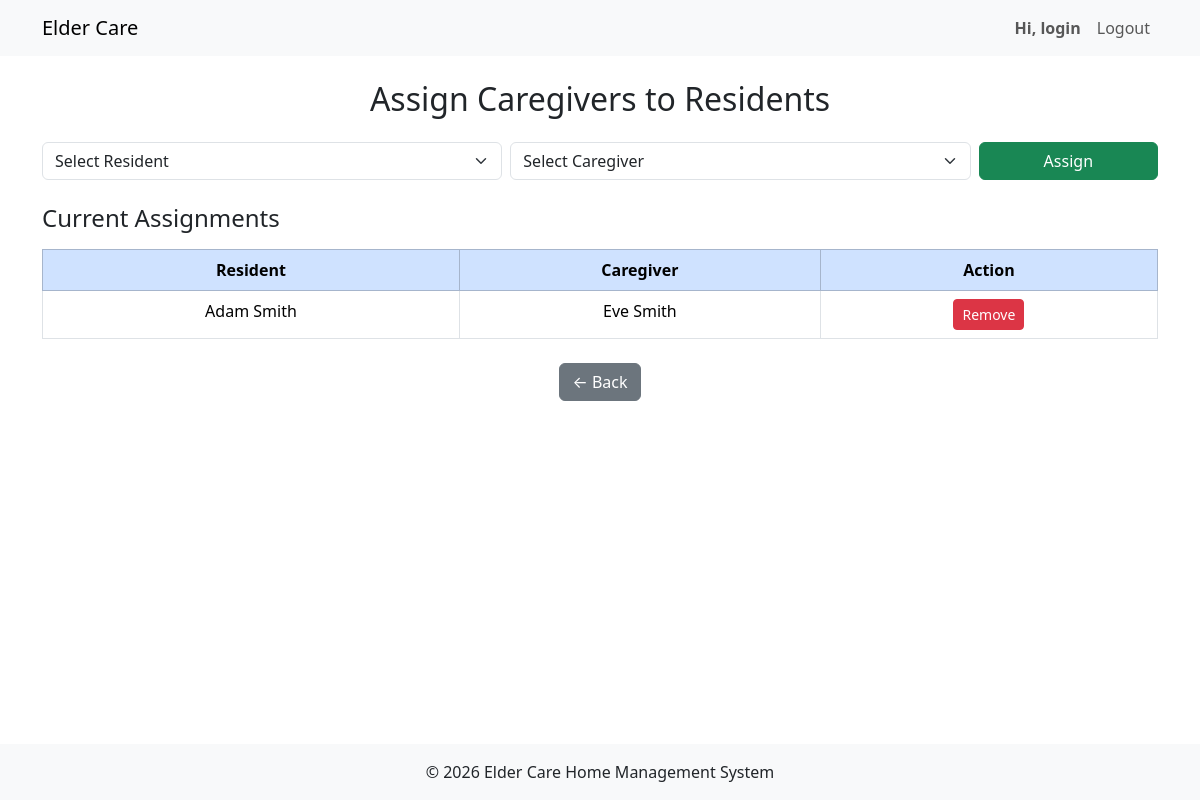
/admin/assign_caregivers.php (signed in), run on an earlier commit of the app's database.
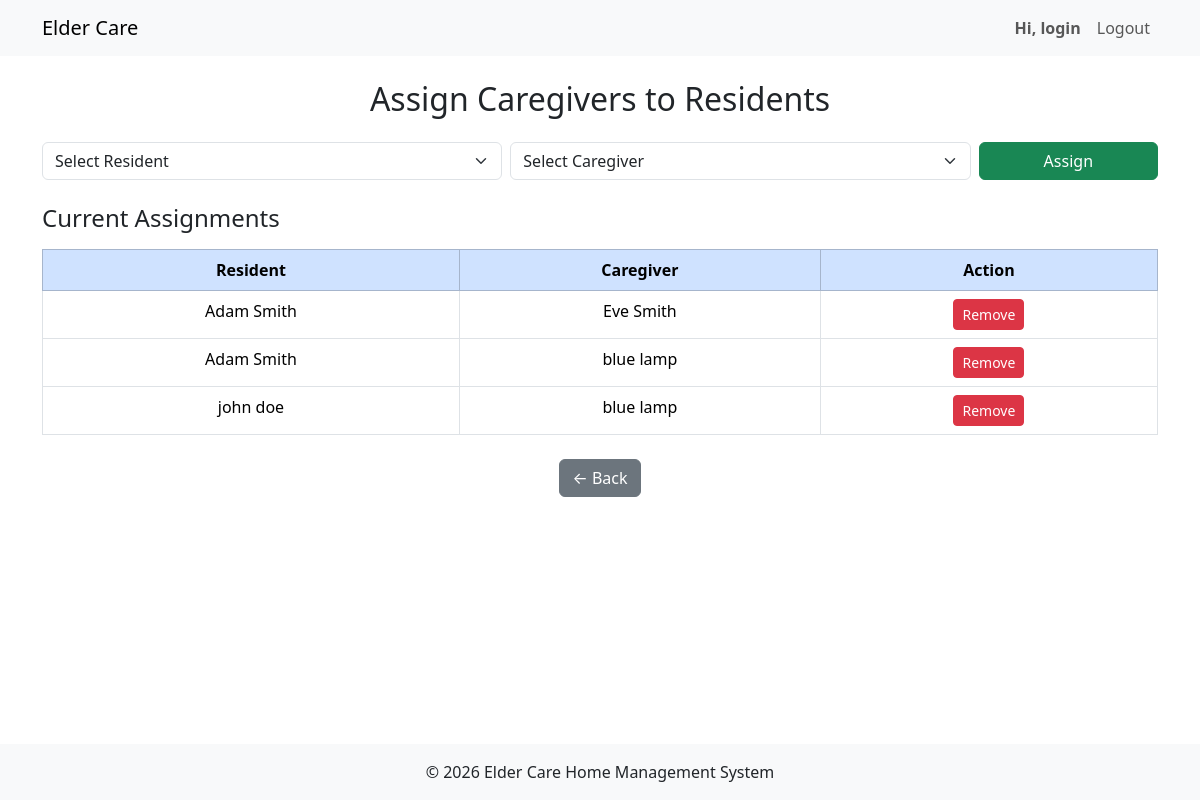
And on a later commit of the database.
### tables this page shows
CREATE TABLE `assignment` (
  `assignmentID` int(10) UNSIGNED NOT NULL,
  `residentSIN` int(10) UNSIGNED NOT NULL,
  `empID` int(10) UNSIGNED NOT NULL
);

CREATE TABLE `resident` (
  `residentSIN` varchar(9) NOT NULL,
  `user_id` int(11) NOT NULL,
  `DoB` date DEFAULT NULL,
  `phone` varchar(15) DEFAULT NULL,
  `profilePhoto` text DEFAULT NULL,
  `ECname` text DEFAULT NULL,
  `ECphone` varchar(15) DEFAULT NULL,
  `ECemail` text DEFAULT NULL,
  `fname` varchar(50) DEFAULT NULL,
  `lname` varchar(50) DEFAULT NULL
);

CREATE TABLE `caregiver` (
  `empID` int(8) UNSIGNED NOT NULL,
  `user_id` int(11) NOT NULL,
  `phone` varchar(15) DEFAULT NULL,
  `fname` varchar(50) DEFAULT NULL,
  `lname` varchar(50) DEFAULT NULL
);

### admin/assign_caregivers.php (the view, shortened to what this page needs)
<?php
include '../includes/header.php';
$conn->prepare("
    DELETE a FROM assignment a
    JOIN resident r ON a.residentSIN = r.residentSIN
    JOIN users u ON r.user_id = u.user_id
    JOIN user_status us ON u.user_id = us.user_id
    WHERE us.status = 'suspended'
")->execute();
$conn->prepare("
    DELETE a FROM assignment a
    JOIN caregiver c ON a.empID = c.empID
    JOIN users u ON c.user_id = u.user_id
    JOIN user_status us ON u.user_id = us.user_id
    WHERE us.status = 'suspended'
")->execute();
$assignments = $conn->query("
    SELECT
        a.residentSIN,
        a.empID,
        r.fname AS r_fname,
        r.lname AS r_lname,
        c.fname AS c_fname,
        c.lname AS c_lname
    FROM assignment a
    JOIN resident r ON a.residentSIN = r.residentSIN
    JOIN caregiver c ON a.empID = c.empID
    JOIN users ur ON r.user_id = ur.user_id
    LEFT JOIN user_status usr ON ur.user_id = usr.user_id
    JOIN users uc ON c.user_id = uc.user_id
    LEFT JOIN user_status usc ON uc.user_id = usc.user_id
    WHERE COALESCE(usr.status,'active') = 'active'
      AND COALESCE(usc.status,'active') = 'active'
    ORDER BY r.fname
")->fetchAll();
?>
<div class="container py-4">
    <h2 class="mb-4 text-center">Assign Caregivers to Residents</h2>
    <form method="POST" class="row g-2 mb-4">
        <div class="col-md-5">
            <select name="residentSIN" class="form-select" required>
                <option value="">Select Resident</option>
            </select>
        </div>
        <div class="col-md-5">
            <select name="empID" class="form-select" required>
                <option value="">Select Caregiver</option>
            </select>
        </div>
        <div class="col-md-2">
            <button type="submit" name="assign" class="btn btn-success w-100">
                Assign
            </button>
        </div>
    </form>
    <h4 class="mb-3">Current Assignments</h4>
    <table class="table table-bordered text-center">
        <thead class="table-primary">
            <tr>
                <th>Resident</th>
                <th>Caregiver</th>
                <th>Action</th>
            </tr>
        </thead>
        <tbody>
        <?php if (count($assignments) === 0): ?>
            <tr><td colspan="3">No assignments yet.</td></tr>
        <?php else: ?>
            <?php foreach ($assignments as $a): ?>
            <tr>
                <td><?= htmlspecialchars($a['r_fname'].' '.$a['r_lname']) ?></td>
                <td><?= htmlspecialchars($a['c_fname'].' '.$a['c_lname']) ?></td>
                <td>
                    <form method="POST">
                        <button type="submit" name="remove" class="btn btn-danger btn-sm">
                            Remove
                        </button>
                    </form>
                </td>
            </tr>
            <?php endforeach; ?>
        <?php endif; ?>
        </tbody>
    </table>
    <div class="text-center mt-4">
        <a href="dashboard.php" class="btn btn-secondary">← Back</a>
    </div>
</div>
<?php include '../includes/footer.php'; ?>

What changed in the data, as far as the page shows it:
added assignment: resident.fname+lname "Adam Smith", empID.lname "blue lamp"
added assignment: resident.fname+lname "john doe", empID.lname "blue lamp"
